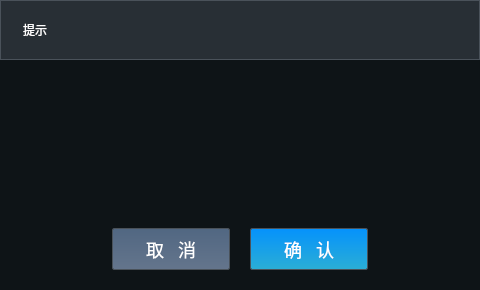
<?xml version="1.0" encoding="UTF-8"?>
<ui version="4.0">
 <class>messageTipDialog</class>
 <widget class="QDialog" name="messageTipDialog">
  <property name="windowModality">
   <enum>Qt::NonModal</enum>
  </property>
  <property name="geometry">
   <rect>
    <x>0</x>
    <y>0</y>
    <width>480</width>
    <height>290</height>
   </rect>
  </property>
  <property name="windowTitle">
   <string>Dialog</string>
  </property>
  <property name="styleSheet">
   <string notr="true">QDialog
{
background-color: #0E1417;
}
</string>
  </property>
  <layout class="QVBoxLayout" name="verticalLayout_5">
   <property name="spacing">
    <number>0</number>
   </property>
   <property name="leftMargin">
    <number>0</number>
   </property>
   <property name="topMargin">
    <number>0</number>
   </property>
   <property name="rightMargin">
    <number>0</number>
   </property>
   <property name="bottomMargin">
    <number>0</number>
   </property>
   <item>
    <layout class="QVBoxLayout" name="verticalLayout_3">
     <property name="spacing">
      <number>0</number>
     </property>
     <item>
      <widget class="QWidget" name="titlebar" native="true">
       <property name="minimumSize">
        <size>
         <width>0</width>
         <height>60</height>
        </size>
       </property>
       <property name="maximumSize">
        <size>
         <width>16777215</width>
         <height>60</height>
        </size>
       </property>
       <property name="styleSheet">
        <string notr="true">QWidget
{
background-color:#282f35;
border:1px solid #4a525a ;
border-radius:0px;
}
</string>
       </property>
       <layout class="QHBoxLayout" name="horizontalLayout_4">
        <property name="spacing">
         <number>0</number>
        </property>
        <property name="leftMargin">
         <number>0</number>
        </property>
        <property name="topMargin">
         <number>0</number>
        </property>
        <property name="rightMargin">
         <number>0</number>
        </property>
        <property name="bottomMargin">
         <number>0</number>
        </property>
        <item>
         <layout class="QHBoxLayout" name="horizontalLayout_7">
          <property name="spacing">
           <number>0</number>
          </property>
          <item>
           <widget class="QLabel" name="title">
            <property name="styleSheet">
             <string notr="true">QLabel
{
background-color: transparent;
font: 18px &quot;Microsoft YaHei&quot;;
color: #ffffff;
margin-left:20px;
border:none;
}
</string>
            </property>
            <property name="text">
             <string>提示</string>
            </property>
           </widget>
          </item>
          <item>
           <widget class="QPushButton" name="close_btn">
            <property name="minimumSize">
             <size>
              <width>24</width>
              <height>24</height>
             </size>
            </property>
            <property name="maximumSize">
             <size>
              <width>24</width>
              <height>24</height>
             </size>
            </property>
            <property name="styleSheet">
             <string notr="true">QPushButton
{
background:transparent;
	image: url(:/UEGImagePlatform/ImageSource/menubar/Close.png);
border:none;
}
QPushButton:hover
{
background:#dd0000;
padding:0px;
border-style:solid;
border-radius:1px;
border-width:1px;
border-color:#ddd;
color:white;
}</string>
            </property>
            <property name="text">
             <string/>
            </property>
           </widget>
          </item>
          <item>
           <spacer name="horizontalSpacer_7">
            <property name="orientation">
             <enum>Qt::Horizontal</enum>
            </property>
            <property name="sizeType">
             <enum>QSizePolicy::Fixed</enum>
            </property>
            <property name="sizeHint" stdset="0">
             <size>
              <width>20</width>
              <height>20</height>
             </size>
            </property>
           </spacer>
          </item>
         </layout>
        </item>
       </layout>
      </widget>
     </item>
     <item>
      <layout class="QHBoxLayout" name="horizontalLayout_8">
       <property name="spacing">
        <number>0</number>
       </property>
       <item>
        <widget class="QWidget" name="widget_2" native="true">
         <property name="styleSheet">
          <string notr="true">QWidget
{
background-color: #0E1417;
}
</string>
         </property>
         <layout class="QGridLayout" name="gridLayout_3">
          <property name="leftMargin">
           <number>0</number>
          </property>
          <property name="topMargin">
           <number>0</number>
          </property>
          <property name="rightMargin">
           <number>0</number>
          </property>
          <property name="bottomMargin">
           <number>0</number>
          </property>
          <property name="spacing">
           <number>0</number>
          </property>
          <item row="0" column="0">
           <layout class="QVBoxLayout" name="verticalLayout_4">
            <property name="spacing">
             <number>0</number>
            </property>
            <property name="leftMargin">
             <number>20</number>
            </property>
            <property name="topMargin">
             <number>20</number>
            </property>
            <property name="rightMargin">
             <number>20</number>
            </property>
            <property name="bottomMargin">
             <number>20</number>
            </property>
            <item>
             <layout class="QHBoxLayout" name="horizontalLayout_9">
              <property name="spacing">
               <number>40</number>
              </property>
              <property name="leftMargin">
               <number>76</number>
              </property>
              <property name="topMargin">
               <number>0</number>
              </property>
              <property name="rightMargin">
               <number>76</number>
              </property>
              <property name="bottomMargin">
               <number>0</number>
              </property>
              <item>
               <widget class="QLabel" name="label">
                <property name="sizePolicy">
                 <sizepolicy hsizetype="Fixed" vsizetype="Fixed">
                  <horstretch>0</horstretch>
                  <verstretch>0</verstretch>
                 </sizepolicy>
                </property>
                <property name="minimumSize">
                 <size>
                  <width>64</width>
                  <height>64</height>
                 </size>
                </property>
                <property name="styleSheet">
                 <string notr="true">QLabel
{
image: url(:/CArmWorkStation/ImageSource/Message/tip.png);
}</string>
                </property>
                <property name="text">
                 <string/>
                </property>
               </widget>
              </item>
              <item>
               <widget class="QLabel" name="msgLabel">
                <property name="minimumSize">
                 <size>
                  <width>0</width>
                  <height>0</height>
                 </size>
                </property>
                <property name="maximumSize">
                 <size>
                  <width>180</width>
                  <height>16777215</height>
                 </size>
                </property>
                <property name="styleSheet">
                 <string notr="true">QLabel
{
background-color: transparent;
font: 18px &quot;Microsoft YaHei&quot;;
color:rgba(255,255,255,1);
border:0px;
margin-right:8px;
}</string>
                </property>
                <property name="text">
                 <string/>
                </property>
                <property name="wordWrap">
                 <bool>true</bool>
                </property>
               </widget>
              </item>
             </layout>
            </item>
            <item>
             <layout class="QHBoxLayout" name="horizontalLayout_10">
              <property name="spacing">
               <number>20</number>
              </property>
              <item>
               <spacer name="horizontalSpacer">
                <property name="orientation">
                 <enum>Qt::Horizontal</enum>
                </property>
                <property name="sizeHint" stdset="0">
                 <size>
                  <width>40</width>
                  <height>20</height>
                 </size>
                </property>
               </spacer>
              </item>
              <item>
               <widget class="QPushButton" name="cancelBtn">
                <property name="sizePolicy">
                 <sizepolicy hsizetype="Fixed" vsizetype="Fixed">
                  <horstretch>0</horstretch>
                  <verstretch>0</verstretch>
                 </sizepolicy>
                </property>
                <property name="minimumSize">
                 <size>
                  <width>118</width>
                  <height>42</height>
                 </size>
                </property>
                <property name="maximumSize">
                 <size>
                  <width>118</width>
                  <height>42</height>
                 </size>
                </property>
                <property name="styleSheet">
                 <string notr="true">QPushButton{
background:qlineargradient(x1: 0, y1: 0, x2: 0, y2: 1,stop: 0 rgba(81,103,130,1),stop: 1.0 rgba(100,117,140,1));
border:1px solid #4a525a;
border-radius:2px;
color:#FFFFFF;
font: normal 18px  Microsoft YaHei;
}

QPushButton:hover{
background-color:#333B42;
color:#FFFFFF;
}

QPushButton:pressed{
background-color:#22272C;
color: #FFFFFF;
}

QPushButton:disabled{
background-color:#22272C;
color: #AAB3C1;
opacity:0.3;
}</string>
                </property>
                <property name="text">
                 <string>取   消</string>
                </property>
               </widget>
              </item>
              <item>
               <widget class="QPushButton" name="submitBtn">
                <property name="sizePolicy">
                 <sizepolicy hsizetype="Fixed" vsizetype="Fixed">
                  <horstretch>0</horstretch>
                  <verstretch>0</verstretch>
                 </sizepolicy>
                </property>
                <property name="minimumSize">
                 <size>
                  <width>118</width>
                  <height>42</height>
                 </size>
                </property>
                <property name="maximumSize">
                 <size>
                  <width>118</width>
                  <height>42</height>
                 </size>
                </property>
                <property name="styleSheet">
                 <string notr="true">QPushButton{
background:qlineargradient(x1: 0, y1: 0, x2: 0, y2: 1,stop: 0 rgba(5,146,252,1),stop: 1.0 rgba(43,174,213,1));
border:1px solid rgb(74, 82, 90);
border-radius:2px;
color:#FFFFFF;
font: normal 18px  Microsoft YaHei;
}

QPushButton:hover{
color:#ffffff;
}

QPushButton:pressed
{
background-color:#22272C;
color: #AAB3C1;
}

QPushButton:disabled
{
background:qlineargradient(x1: 0, y1: 0, x2: 0, y2: 1,stop: 0 rgba(5,146,252,50),stop: 1.0 rgba(43,174,213,50));
border:1px solid rgb(74, 82, 90, 50);
color:rgb(189, 205, 221, 50);;
}</string>
                </property>
                <property name="text">
                 <string>确   认</string>
                </property>
               </widget>
              </item>
              <item>
               <spacer name="horizontalSpacer_2">
                <property name="orientation">
                 <enum>Qt::Horizontal</enum>
                </property>
                <property name="sizeHint" stdset="0">
                 <size>
                  <width>40</width>
                  <height>20</height>
                 </size>
                </property>
               </spacer>
              </item>
             </layout>
            </item>
           </layout>
          </item>
         </layout>
        </widget>
       </item>
      </layout>
     </item>
    </layout>
   </item>
  </layout>
 </widget>
 <resources>
  <include location="../../CArmWorkStation.qrc"/>
 </resources>
 <connections/>
</ui>
